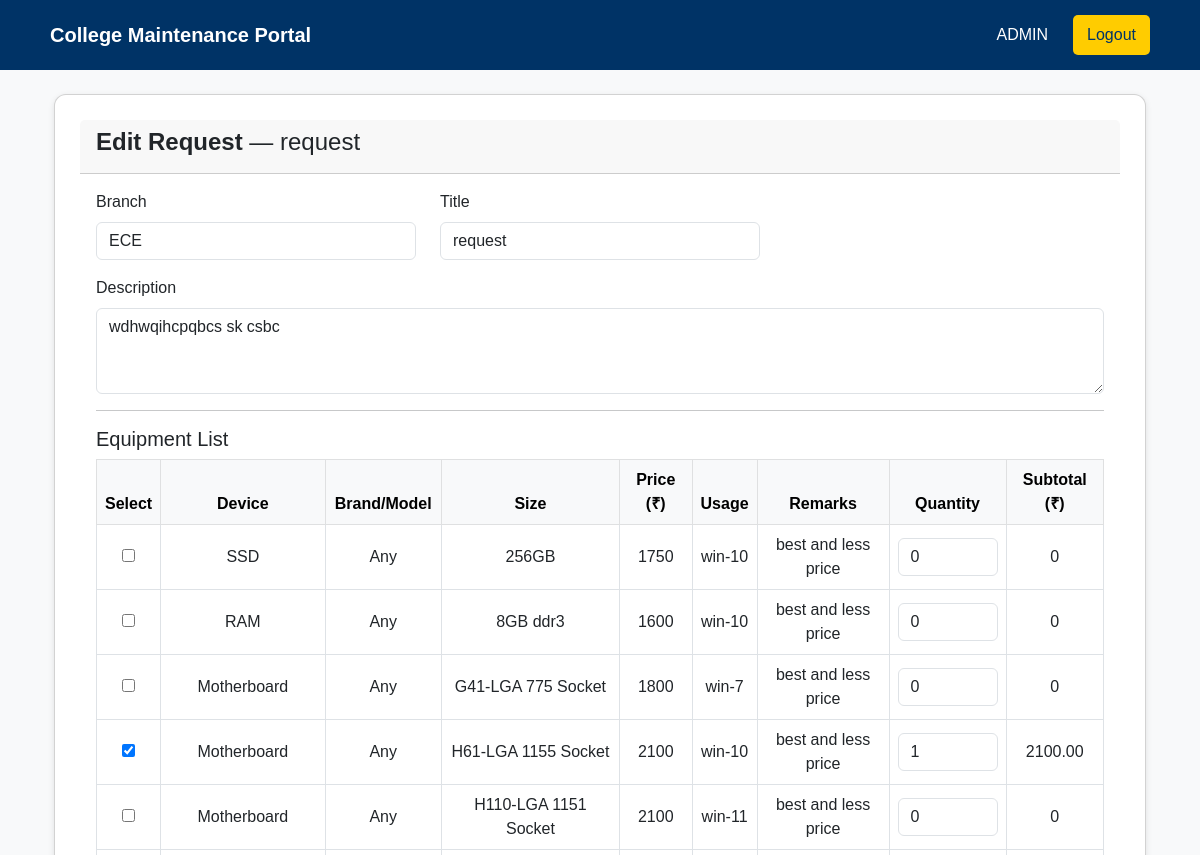
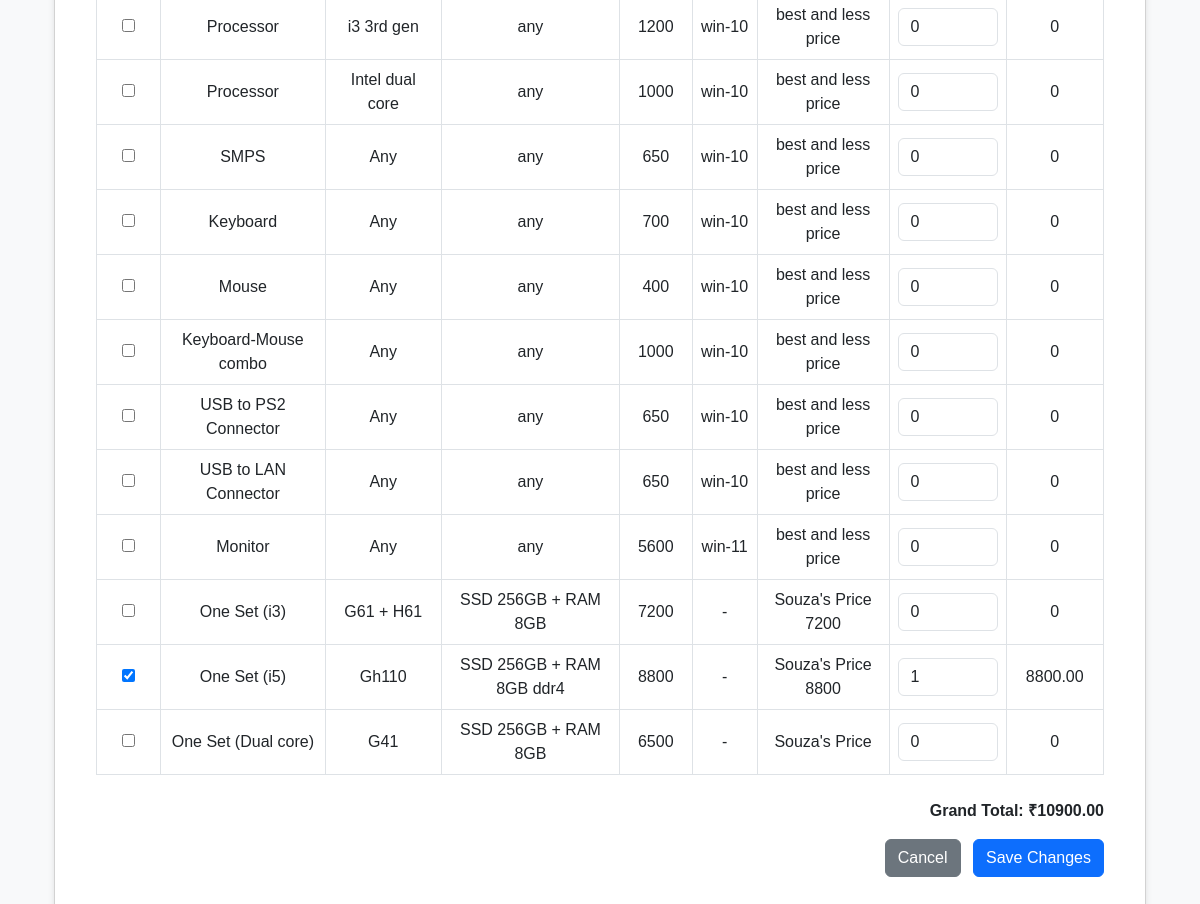
The app's page /request/55/edit/ (signed in) with its own data (2 pictures, top to bottom).
### maintenance_app/models.py (models this page shows, shortened)
class MaintenanceRequest(models.Model):
    STATUS_CHOICES = [('Pending','Pending'),('Approved','Approved'),('Rejected','Rejected'),('Completed','Completed'),]
    hod = models.ForeignKey(User, on_delete=models.CASCADE)
    branch = models.CharField(max_length=100)
    title = models.CharField(max_length=150)
    lab_name = models.CharField(max_length=100)
    description = models.TextField()
    date_submitted = models.DateTimeField(auto_now_add=True)
    status = models.CharField(max_length=20, choices=STATUS_CHOICES, default='Pending')
    admin_remark = models.TextField(blank=True, null=True)
    updated_at = models.DateTimeField(auto_now=True)
    selected_items = models.TextField(blank=True, null=True)
    total_amount = models.DecimalField(max_digits=12, decimal_places=2, default=0.00)

### maintenance_app/views.py (the view, shortened to what this page needs)
# urls.py: path('request/<int:pk>/edit/',views.edit_request, name='edit_request'),
@login_required
@user_passes_test(is_admin)
def edit_request(request, pk):
    req = get_object_or_404(MaintenanceRequest, pk=pk)
    items = [
        {"device": "SSD", "brand": "Any", "size": "256GB", "price": 1750, "usage": "win-10", "remarks": "best and less price"},
        {"device": "RAM", "brand": "Any", "size": "8GB ddr3", "price": 1600, "usage": "win-10", "remarks": "best and less price"},
        {"device": "Motherboard", "brand": "Any", "size": "G41-LGA 775 Socket", "price": 1800, "usage": "win-7", "remarks": "best and less price"},
        {"device": "Motherboard", "brand": "Any", "size": "H61-LGA 1155 Socket", "price": 2100, "usage": "win-10", "remarks": "best and less price"},
        {"device": "Motherboard", "brand": "Any", "size": "H110-LGA 1151 Socket", "price": 2100, "usage": "win-11", "remarks": "best and less price"},
        {"device": "Processor", "brand": "i3 3rd gen", "size": "any", "price": 1200, "usage": "win-10", "remarks": "best and less price"},
        {"device": "Processor", "brand": "Intel dual core", "size": "any", "price": 1000, "usage": "win-10", "remarks": "best and less price"},
        {"device": "SMPS", "brand": "Any", "size": "any", "price": 650, "usage": "win-10", "remarks": "best and less price"},
        {"device": "Keyboard", "brand": "Any", "size": "any", "price": 700, "usage": "win-10", "remarks": "best and less price"},
        {"device": "Mouse", "brand": "Any", "size": "any", "price": 400, "usage": "win-10", "remarks": "best and less price"},
        {"device": "Keyboard-Mouse combo", "brand": "Any", "size": "any", "price": 1000, "usage": "win-10", "remarks": "best and less price"},
        {"device": "USB to PS2 Connector", "brand": "Any", "size": "any", "price": 650, "usage": "win-10", "remarks": "best and less price"},
        {"device": "USB to LAN Connector", "brand": "Any", "size": "any", "price": 650, "usage": "win-10", "remarks": "best and less price"},
        {"device": "Monitor", "brand": "Any", "size": "any", "price": 5600, "usage": "win-11", "remarks": "best and less price"},
        {"device": "One Set (i3)", "brand": "G61 + H61", "size": "SSD 256GB + RAM 8GB", "price": 7200, "usage": "-", "remarks": "Souza's Price 7200"},
        {"device": "One Set (i5)", "brand": "Gh110", "size": "SSD 256GB + RAM 8GB ddr4", "price": 8800, "usage": "-", "remarks": "Souza's Price 8800"},
        {"device": "One Set (Dual core)", "brand": "G41", "size": "SSD 256GB + RAM 8GB", "price": 6500, "usage": "-", "remarks": "Souza's Price"},
    ]
    selected_data = {}
    if req.selected_items:
        try:
            selected_items = json.loads(req.selected_items)
            for item in selected_items:
                key = f"{item.get('device')}_{item.get('size')}"
                selected_data[key] = item.get('quantity', 0)
        except (json.JSONDecodeError, TypeError):
            selected_data = {}
    return render(request, 'edit_request.html', {
        'req': req,
        'items': items,
        'selected_data': selected_data,
    })

### maintenance_app/views.py (called while the page is built)
def is_admin(user):
    try:
        return user.profile.role in ['ADMIN', 'PRINCIPAL']
    except Exception:
        return user.is_superuser

### maintenance_app/templates/edit_request.html (shortened to what this page needs)
{% extends 'base.html' %}
{% load static %}
{% block content %}
<link rel="stylesheet" href="{%static "css/admin.css" %}">
<div class="container mt-4">
  <div class="card">
    <div class="card-header">
      <h4><strong>Edit Request</strong> — {{ req.title }}</h4>
    </div>
    <div class="card-body">
      <form method="post" id="editRequestForm">
        <div class="row mb-3">
          <div class="col-md-4">
            <label class="form-label">Branch</label>
            <input type="text" name="branch" class="form-control" value="{{ req.branch }}">
          </div>
          <div class="col-md-4">
            <label class="form-label">Title</label>
            <input type="text" name="title" class="form-control" value="{{ req.title }}">
          </div>
        </div>
        <div class="mb-3">
          <label class="form-label">Description</label>
          <textarea name="description" class="form-control" rows="3">{{ req.description }}</textarea>
        </div>
        <hr>
        <h5>Equipment List</h5>
        <div class="table-responsive">
          <table class="table table-bordered text-center align-middle" id="equipmentTable">
            <thead class="table-light">
              <tr>
                <th>Select</th>
                <th>Device</th>
                <th>Brand/Model</th>
                <th>Size</th>
                <th>Price (₹)</th>
                <th>Usage</th>
                <th>Remarks</th>
                <th>Quantity</th>
                <th>Subtotal (₹)</th>
              </tr>
            </thead>
            <tbody>
              {% for item in items %}
              {% with key=item.device|add:'_'|add:item.size %}
              <tr>
                <td>
                  <input type="checkbox"
                         class="item-checkbox"
                         data-price="{{ item.price }}"
                         {% if selected_data.key %}checked{% endif %}>
                </td>
                <td class="device">{{ item.device }}</td>
                <td class="brand">{{ item.brand }}</td>
                <td class="size">{{ item.size }}</td>
                <td class="price">{{ item.price }}</td>
                <td class="usage">{{ item.usage }}</td>
                <td class="remarks">{{ item.remarks }}</td>
                <td>
                  <input type="number"
                         class="form-control qty-input"
                         min="0"
                         style="width:100px;"
                         value="{{ selected_data.key|default:0 }}">
                </td>
                <td class="subtotal">0</td>
              </tr>
              {% endwith %}
              {% endfor %}
            </tbody>
          </table>
        </div>
        <div class="text-end mt-2">
          <strong>Grand Total: ₹<span id="grandTotal">0</span></strong>
        </div>
        <div class="mt-3 text-end">
          <a href="{% url 'admin_dashboard' %}" class="btn btn-secondary me-2">Cancel</a>
          <button type="submit" class="btn btn-primary">Save Changes</button>
        </div>
      </form>
    </div>
  </div>
</div>
{%endblock%}

### maintenance_app/templates/base.html (shortened to what this page needs)
{% load static %}
<!DOCTYPE html>
<html lang="en">
<head>
  <link rel="stylesheet" href="{% static 'css/style.css' %}">
  <link href="https://cdn.jsdelivr.net/npm/bootstrap@5.3.0/dist/css/bootstrap.min.css" rel="stylesheet">
</head>
<body>
<header>
  <nav class="navbar">
    <div class="logo">College Maintenance Portal</div>
    <ul class="nav-links" id="navLinks">
      {% if user.is_authenticated %}
      <li class="user-info">
        <span class="navbar-text text-white">{{ user.username }}</span>
      </li>
      {% endif %}
      <li>
        <form method="post" action="{% url 'logout' %}">
          <button class="logout-btn">Logout</button>
        </form>
      </li>
    </ul>
  </nav>
</header>
<div class="container mt-4">
  {% block content %}{% endblock %}
</div>
</body>
</html>

### maintenance_app/static/css/style.css (style rules this page uses)
.navbar { display: flex; justify-content: space-between; align-items: center; background: #003366; padding: 15px 30px; color: white; position: relative; z-index: 1000; }
.logo { font-size: 20px; font-weight: bold; }
.nav-links { list-style: none; display: flex; align-items: center; gap: 25px; margin: 0; padding: 0; }
.nav-links li { display: flex; align-items: center; }
.navbar-text { color: white; font-weight: 500; }
.logout-btn { background: #ffcc00; color: #003366; border: none; padding: 8px 14px; border-radius: 5px; cursor: pointer; transition: background 0.3s; }

### maintenance_app/static/css/admin.css (style rules this page uses)
* { box-sizing: border-box; font-family: "Poppins", sans-serif; }
body { background-color: #f8f9fa; color: #333; margin: 0; }
.navbar { display: flex; justify-content: space-between; align-items: center; background: #003366; padding: 15px 50px; color: white; }
.navbar .logo { font-size: 20px; font-weight: bold; }
.nav-links { list-style: none; display: flex; gap: 25px; margin: 0; padding: 0; }
.logout-btn { background: #ffcc00; color: #003366; border: none; padding: 8px 14px; border-radius: 5px; cursor: pointer; transition: 0.3s; }
.card { background: white; padding: 25px; border-radius: 12px; box-shadow: 0 2px 6px rgba(0,0,0,0.1); transition: transform 0.2s; }
table { width: 100%; border-collapse: collapse; }
th, td { padding: 14px 15px; text-align: center; border-bottom: 1px solid #ddd; }
th { background: #003366; color: white; }
.card { cursor: pointer; transition: transform 0.2s ease, box-shadow 0.2s ease; }
td { vertical-align: middle; }

### records on screen
MaintenanceRequest: title "request", branch "ECE", description "wdhwqihcpqbcs sk csbc"

### other values on screen
{{ user.username }} "ADMIN"
{{ item.device }} "SSD" "RAM" "Motherboard" "Motherboard" "Motherboard" "Processor" "Processor" "SMPS" "Keyboard" "Mouse" "Keyboard-Mouse combo" "USB to PS2 Connector" "USB to LAN Connector" "Monitor" "One Set (i3)" "One Set (i5)" "One Set (Dual core)"
{{ item.brand }} "Any" "Any" "Any" "Any" "Any" "i3 3rd gen" "Intel dual core" "Any" "Any" "Any" "Any" "Any" "Any" "Any" "G61 + H61" "Gh110" "G41"
{{ item.size }} "256GB" "8GB ddr3" "G41-LGA 775 Socket" "H61-LGA 1155 Socket" "H110-LGA 1151 Socket" "any" "any" "any" "any" "any" "any" "any" "any" "any" "SSD 256GB + RAM 8GB" "SSD 256GB + RAM 8GB ddr4" "SSD 256GB + RAM 8GB"
{{ item.price }} "1750" "1600" "1800" "2100" "2100" "1200" "1000" "650" "700" "400" "1000" "650" "650" "5600" "7200" "8800" "6500"
{{ item.usage }} "win-10" "win-10" "win-7" "win-10" "win-11" "win-10" "win-10" "win-10" "win-10" "win-10" "win-10" "win-10" "win-10" "win-11" "-" "-" "-"
{{ item.remarks }} "best and less price" "best and less price" "best and less price" "best and less price" "best and less price" "best and less price" "best and less price" "best and less price" "best and less price" "best and less price" "best and less price" "best and less price" "best and less price" "best and less price" "Souza's Price 7200" "Souza's Price 8800" "Souza's Price"
